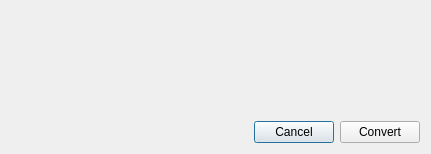
<?xml version="1.0" encoding="UTF-8"?>
<ui version="4.0">
 <class>DialogChangeChordName</class>
 <widget class="QDialog" name="DialogChangeChordName">
  <property name="geometry">
   <rect>
    <x>0</x>
    <y>0</y>
    <width>431</width>
    <height>154</height>
   </rect>
  </property>
  <property name="windowTitle">
   <string>ChordName language conversion</string>
  </property>
  <layout class="QHBoxLayout" name="horizontalLayout_2">
   <item>
    <layout class="QVBoxLayout" name="verticalLayout">
     <item>
      <widget class="FormInputOutputChord" name="widget" native="true"/>
     </item>
     <item>
      <layout class="QHBoxLayout" name="horizontalLayout">
       <item>
        <spacer name="horizontalSpacer">
         <property name="orientation">
          <enum>Qt::Horizontal</enum>
         </property>
         <property name="sizeHint" stdset="0">
          <size>
           <width>40</width>
           <height>20</height>
          </size>
         </property>
        </spacer>
       </item>
       <item>
        <widget class="QPushButton" name="pushButtonCancel">
         <property name="text">
          <string>Cancel</string>
         </property>
        </widget>
       </item>
       <item>
        <widget class="QPushButton" name="pushButtonConvert">
         <property name="text">
          <string>Convert</string>
         </property>
        </widget>
       </item>
      </layout>
     </item>
    </layout>
   </item>
  </layout>
 </widget>
 <customwidgets>
  <customwidget>
   <class>FormInputOutputChord</class>
   <extends>QWidget</extends>
   <header>forminputoutputchord.h</header>
   <container>1</container>
  </customwidget>
 </customwidgets>
 <resources/>
 <connections/>
</ui>
